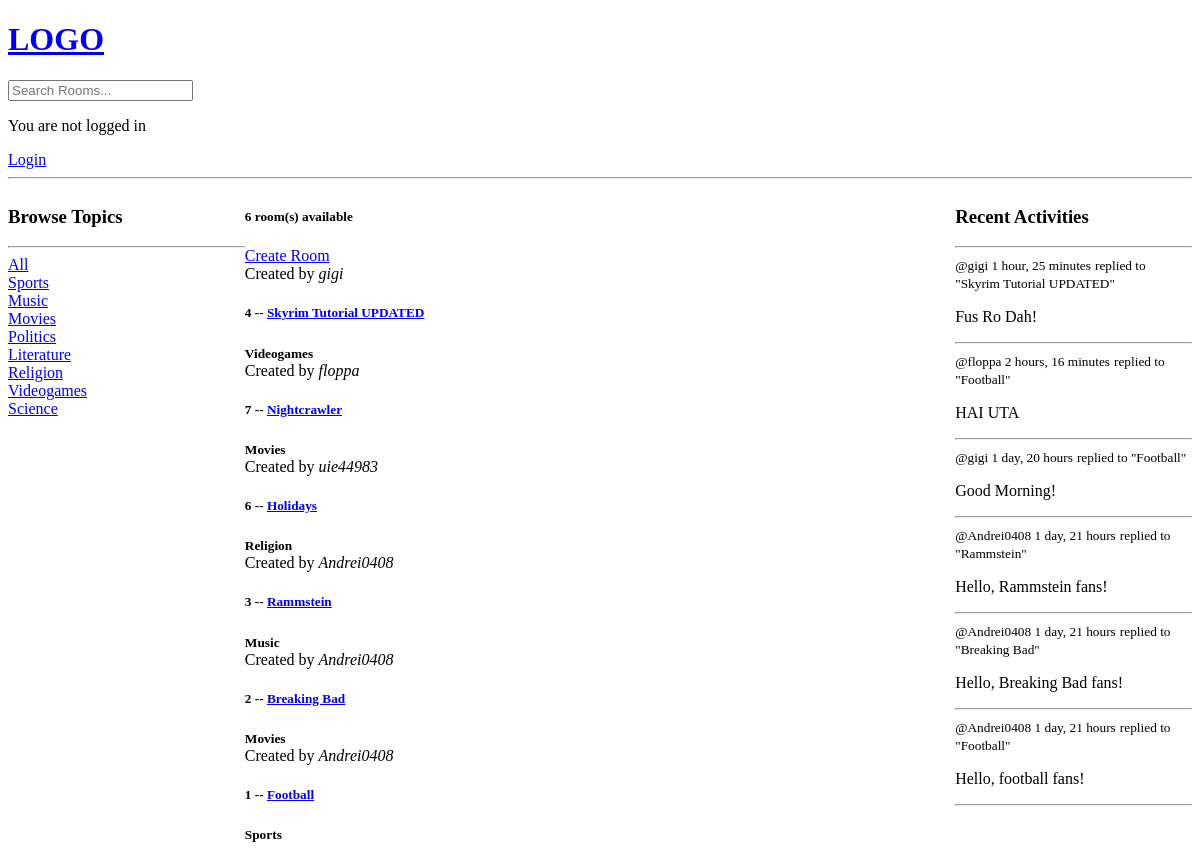
The app's page /, older data.
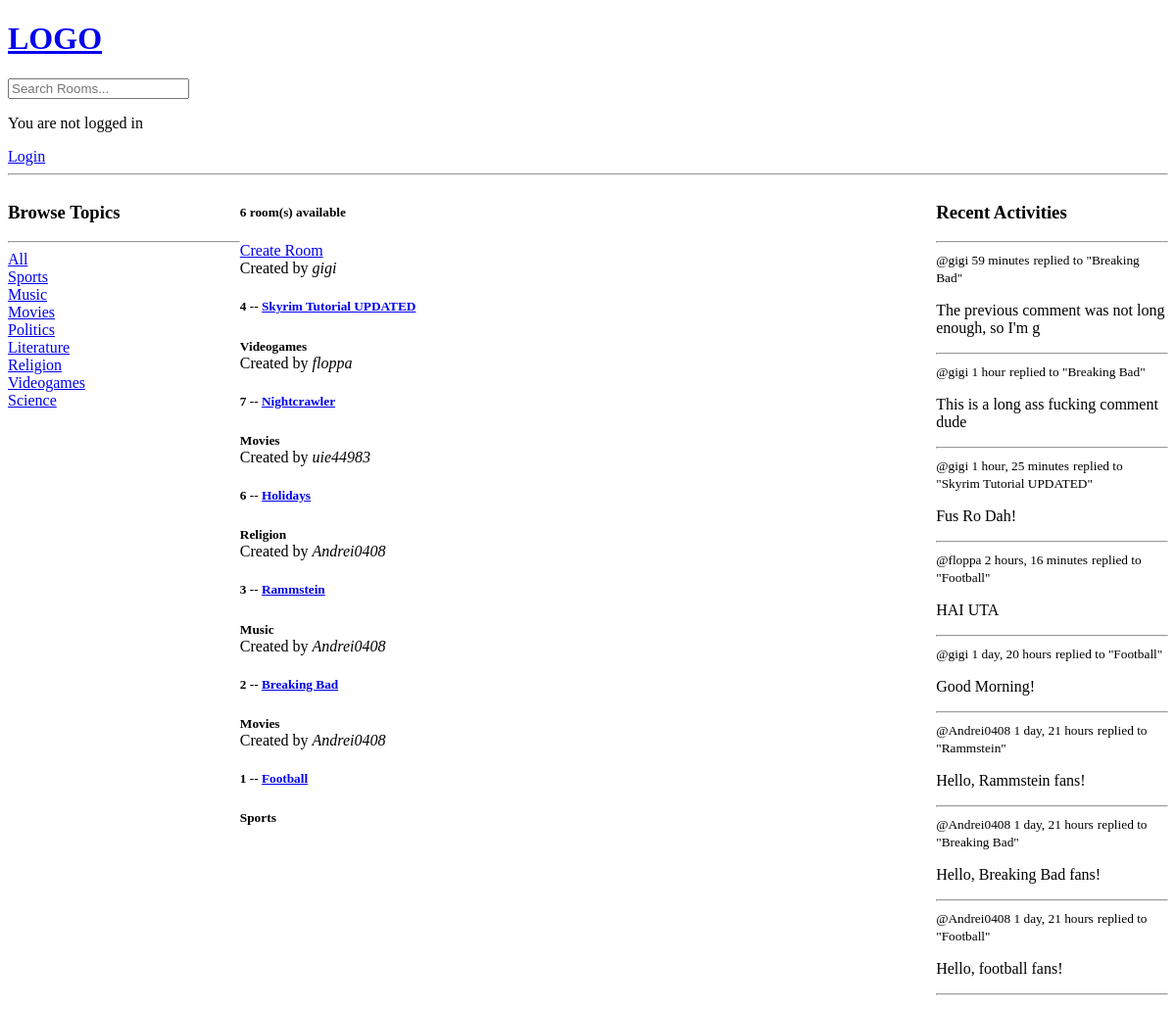
The same page, newer data.
### base/models.py (models this page shows, shortened)
class Topic(models.Model):
    name = models.CharField(max_length=200)

class Room(models.Model):
    host = models.ForeignKey(User, on_delete=models.SET_NULL, null=True)
    topic = models.ForeignKey(Topic, on_delete=models.SET_NULL, null=True)
    name = models.CharField(max_length=200)
    description = models.TextField(null=True, blank=True)
    participants = models.ManyToManyField(User, related_name='participants', blank=True) # the users currently active in the room
    updated = models.DateTimeField(auto_now=True)
    created = models.DateTimeField(auto_now_add=True)
    class Meta:
        ordering = ['-updated', '-created'] # newest updated item should come first
    def __str__(self):
        return str(self.name)

class Message(models.Model):
    user = models.ForeignKey(User, on_delete=models.CASCADE) # on delete -> CASCADE = delete all children
    room = models.ForeignKey(Room, on_delete=models.CASCADE)
    body = models.TextField()
    updated = models.DateTimeField(auto_now=True)
    created = models.DateTimeField(auto_now_add=True)
    class Meta:
        ordering = ['-updated', '-created'] # newest updated item should come first
    def __str__(self):
        return self.body[0:50]

### base/views.py (the view)
# urls.py: path('', views.home, name="home"),
def home(request):
    q = request.GET.get('q') if request.GET.get('q') != None else ''
    rooms = Room.objects.filter(
        Q(topic__name__icontains=q) |
        Q(name__icontains=q) |
        Q(description__icontains=q)
        )
    topics = Topic.objects.filter()
    room_count = rooms.count()
    room_messages = Message.objects.filter(
        Q(room__topic__name__icontains=q)
        )
    context = {'rooms':rooms, 'topics': topics, 'room_count': room_count, 'room_messages': room_messages}
    return render(request, 'base/home.html', context)

### base/templates/base/home.html (shortened to what this page needs)
{% extends 'main.html' %}
{% block content %}
<div class="home-container">
    <div>
        <h3>Browse Topics</h3>
        <hr>
        <div>
            <a href="{% url 'home' %}">All</a>
        </div>
        {% for topic in topics %}
            <div>
                <a href="{% url 'home' %}?q={{topic.name}}">{{topic.name}}</a>
            </div>
        {% endfor %}
    </div>
    <div>
        <h5>{{room_count}} room(s) available</h5>
        <a href="{% url 'create-room' %}">Create Room</a>
        <div>
            {% for room in rooms %}
                <div>
                    <span>Created by <i>{{room.host.username}}</i></span>
                    <h5>{{room.id}} -- <a href="{% url 'room' room.id %}">{{room.name}}</a></h5>
                    <small><b>{{room.topic.name}}</b></small>
                </div>
            {% endfor %}
        </div>
    </div>
    <div>
        <h3>Recent Activities</h3>
        <hr>
        {% for message in room_messages %}
            <div>
                <small>@{{message.user}} {{message.created|timesince}}</small>
                <small>replied to "{{message.room}}"</small>
                <p>{{message}}</p>
                <hr>
            </div>
        {% endfor %}
    </div>
</div>
{% endblock content %}

### templates/main.html (shortened to what this page needs)
<!DOCTYPE html>
<html lang="en">
<head>
</head>
<body>
    {% include 'navbar.html' %}
    {% block content %}
    {% endblock %}
</body>
</html>

### templates/navbar.html
<a href="/">
    <h1>LOGO</h1>
</a>
<form method="GET" action="{% url 'home' %}">
    <input type="text" name="q" placeholder="Search Rooms..." />
</form>
{% if request.user.is_authenticated %}
    Hi, {{ user.username }}!
    <a href="{% url 'logout' %}">Logout</a>
    {% else %}
    <p>You are not logged in</p>
    <a href="{% url 'login' %}">Login</a>
    {% endif %}
<hr>

### base/templates/base/home.html (style rules this page uses)
.home-container { display: grid; grid-template-columns: 1fr 3fr 1fr; }

Row changes from the older to the newer data that the page shows:
added Message: user "gigi", created "59 minutes", room "Breaking Bad", body "The previous comment was not long enough, so I'm g"
added Message: user "gigi", created "1 hour", room "Breaking Bad", body "This is a long ass fucking comment dude"
